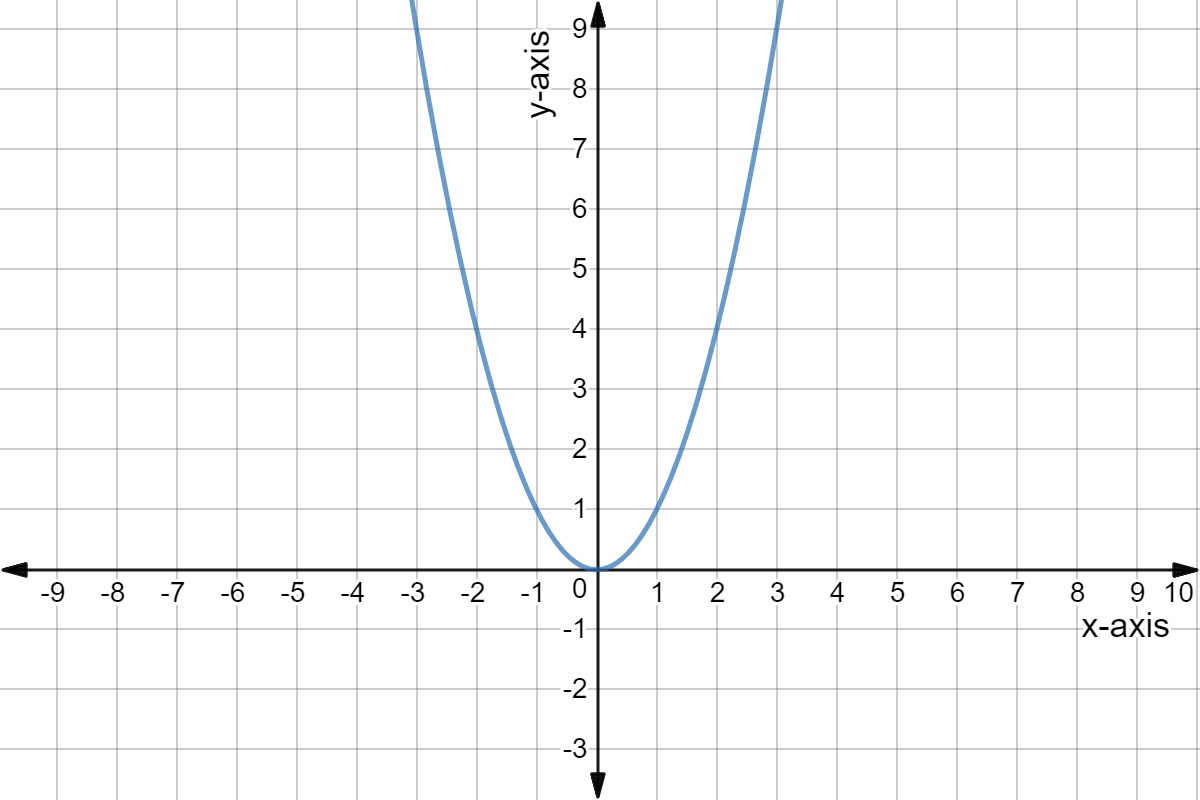
//> input picture Interium/templateImg/q11.jpg, 1200 x 800 px
$ ./first ../../../../Interium/templateImg/q11.jpg   (built with g++ and OpenCV 4)
//> lines starting //> are read from the running program, lines starting //| are printed output that depends on the picture
// first.cpp : This file contains the 'main' function. Program execution begins and ends there.
//

#include "pch.h"
#include <stdio.h>
#include <iostream>
#include <opencv\cv.h>
#include <opencv\highgui.h>
#include <opencv\cv.h>
#include "opencv2/imgproc.hpp"
#include <opencv\cxcore.h>
#include "opencv2/highgui/highgui.hpp"
#include "opencv2/imgproc/imgproc.hpp"
#include "opencv2/highgui.hpp"
#include "opencv2/imgcodecs.hpp"

using namespace cv;
using namespace std;

int main(int argc, char** argv)
{
	// Declare the output variables
	Mat dst, cdst, cdstP , graph;
	int y_cordinates[100];
	int x_cordinates[100];
	const char* default_file = "../data/sudoku.png";
	const char* filename = argc >= 2 ? argv[1] : default_file;

	// Loads an image
	Mat src = imread(filename, IMREAD_GRAYSCALE);
//> src: 800 rows x 1200 cols, CV_8UC1; min 0, max 255, mean 248.6

	// Check if image is loaded fine
	if (src.empty()) {
		printf(" Error opening image\n");
		printf(" Program Arguments: [image_name -- default %s] \n", default_file);
		return -1;
	}

	// Edge detection
	Canny(src, dst, 50, 200, 3);
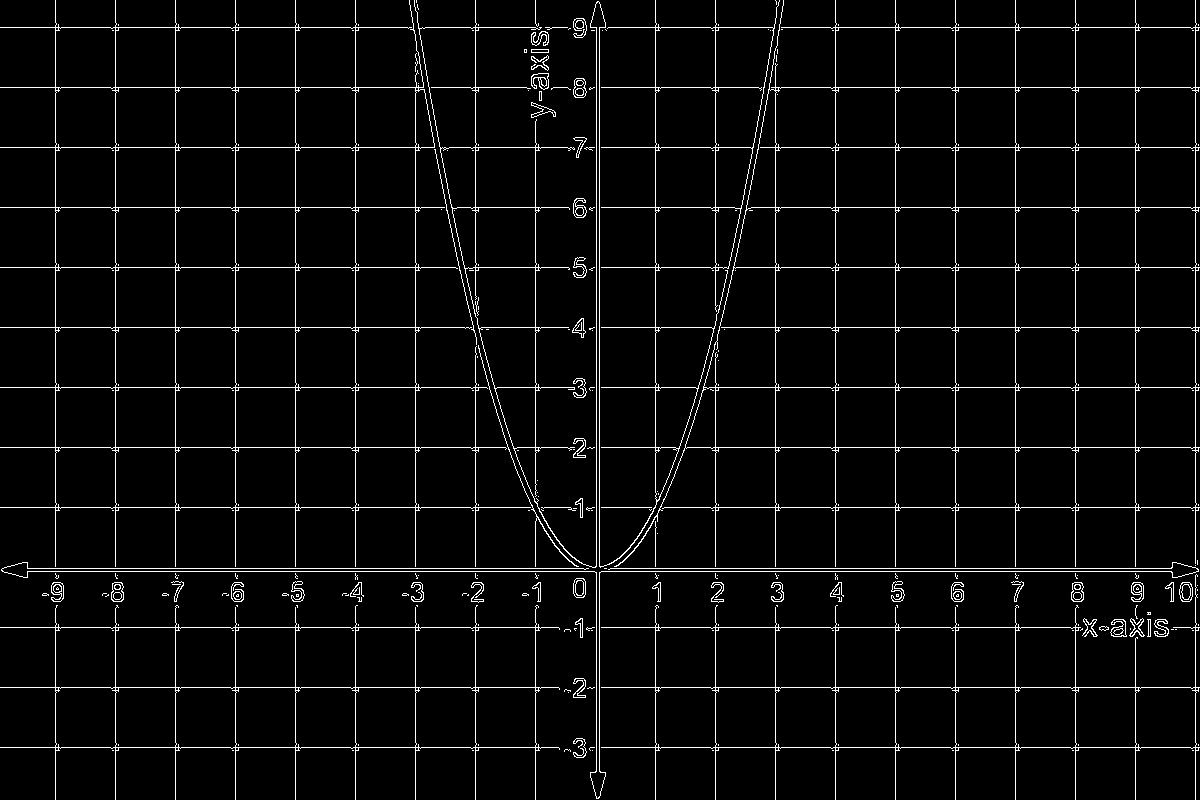
//> dst: 800 rows x 1200 cols, CV_8UC1; 4.2% white in thin lines or dots

	// Copy edges to the images that will display the results in BGR
	cvtColor(dst, cdst, COLOR_GRAY2BGR);
//> cdst: 800 rows x 1200 cols, CV_8UC3; 4.2% white in thin lines or dots
	cdstP = cdst.clone();
	graph = cdst.clone();

	// Standard Hough Line Transform
	vector<Vec2f> lines; // will hold the results of the detection
	HoughLines(dst, lines, 1, CV_PI / 180, 150, 0, 0); // runs the actual detection
//> lines = 49 lines (rho, theta), first 12: [571, 1.57], [387, 1.57], [687, 1.57], [747, 1.57], [147, 1.57], [327, 1.57], [447, 1.57], [507, 1.57], [207, 1.57], [267, 1.57], [27, 1.57], [568, 1.57]

	// Draw the lines
	for (size_t i = 0; i < lines.size(); i++)
	{
		float rho = lines[i][0], theta = lines[i][1];
		Point pt1, pt2;
		double a = cos(theta), b = sin(theta);
		double x0 = a * rho, y0 = b * rho;
		pt1.x = cvRound(x0 + 1000 * (-b));
		pt1.y = cvRound(y0 + 1000 * (a));
		pt2.x = cvRound(x0 - 1000 * (-b));
		pt2.y = cvRound(y0 - 1000 * (a));
		line(cdst, pt1, pt2, Scalar(0, 0, 255), 3, LINE_AA);
	}
//> this loop made 49 passes
//> (rho, theta, a, b, x0, y0) on passes 1 to 12: (571, 1.57, -4.37e-08, 1, -2.5e-05, 571), (387, 1.57, -4.37e-08, 1, -1.69e-05, 387), (687, 1.57, -4.37e-08, 1, -3e-05, 687), (747, 1.57, -4.37e-08, 1, -3.27e-05, 747), (147, 1.57, -4.37e-08, 1, -6.43e-06, 147), (327, 1.57, -4.37e-08, 1, -1.43e-05, 327), (447, 1.57, -4.37e-08, 1, -1.95e-05, 447), (507, 1.57, -4.37e-08, 1, -2.22e-05, 507), (207, 1.57, -4.37e-08, 1, -9.05e-06, 207), (267, 1.57, -4.37e-08, 1, -1.17e-05, 267), (27, 1.57, -4.37e-08, 1, -1.18e-06, 27), (568, 1.57, -4.37e-08, 1, -2.48e-05, 568)
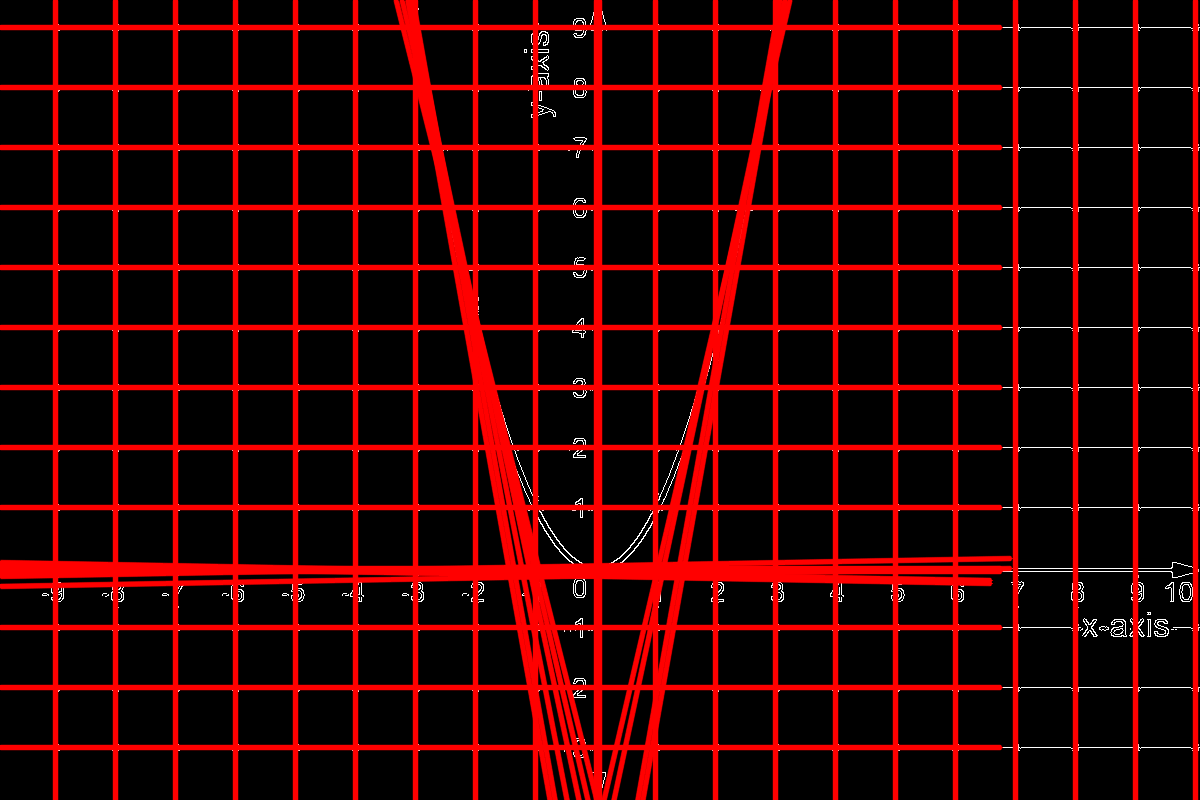
//> cdst: 800 rows x 1200 cols, CV_8UC3; mean B, G, R 1.7, 1.7, 52.7


	// Probabilistic Line Transform
	vector<Vec4i> linesP; // will hold the results of the detection
	HoughLinesP(dst, linesP, 1, CV_PI / 180, 50, 50, 10); // runs the actual detection
//> linesP = 89 lines (x1, y1, x2, y2), first 8: [0, 147, 1199, 147], [0, 27, 1199, 27], [578, 747, 1199, 747], [27, 571, 1171, 571], [0, 507, 1199, 507], [0, 267, 1199, 267], [0, 387, 1199, 387], [0, 447, 1199, 447]

	int y_cordinate = 0;
	int x_cordinate = 0;
	int start_x = 0;
	int start_y = 0;
	int end_x = 0;
	int end_y = 0;

	// Draw the lines
	for (size_t i = 0; i < linesP.size(); i++)
	{
		Vec4i l = linesP[i];
		line(cdstP, Point(l[0], l[1]), Point(l[2], l[3]), Scalar(0, 0, 255), 3, LINE_AA);
		int x1 = l[0];
		int y1 = l[1];
		int x2 = l[2];
		int y2 = l[3];

		cout << i << " is a horizontal line with" << x1 << ", " << y1 << " , " << x2 << " , " << y2 << endl;

		if ((y2 - y1) == 0) {
			y_cordinates[y_cordinate] = y1;
			y_cordinate = y_cordinate + 1;

			x_cordinates[x_cordinate] = x1;
			x_cordinate = x_cordinate + 1;
		}

		if ((x2-x1) != 0 && (y2 - y1) != 0)
		{
			start_x = x1;
			start_y = y1;
			end_x = x2;
			end_y = y2;
			line(graph, Point(x1, y1), Point(x2, y2), Scalar(0, 0, 255), 3, LINE_AA);
		}
	}
//> this loop made 89 passes
//> (x1, y1, x2, y2, start_x, start_y, end_x, end_y) on passes 36, 37, 38, 39, 42, 43, 45, 46, 48, 50, 51, 53: (414, 0, 450, 203, 414, 0, 450, 203), (745, 184, 760, 109, 745, 184, 760, 109), (452, 211, 486, 359, 452, 211, 486, 359), (413, 29, 433, 137, 413, 29, 433, 137), (431, 131, 473, 330, 431, 131, 473, 330), (731, 252, 746, 183, 731, 252, 746, 183), (756, 158, 783, 5, 756, 158, 783, 5), (544, 89, 545, 31, 544, 89, 545, 31), (1057, 627, 1150, 630, 1057, 627, 1150, 630), (698, 388, 733, 247, 698, 388, 733, 247), (474, 450, 476, 383, 474, 450, 476, 383), (713, 352, 745, 214, 713, 352, 745, 214)
//| 0 is a horizontal line with0, 147 , 1199 , 147
//| 1 is a horizontal line with0, 27 , 1199 , 27
//| 2 is a horizontal line with578, 747 , 1199 , 747
//| 3 is a horizontal line with27, 571 , 1171 , 571
//| 4 is a horizontal line with0, 507 , 1199 , 507
//| 5 is a horizontal line with0, 267 , 1199 , 267
//| 6 is a horizontal line with0, 387 , 1199 , 387
//| 7 is a horizontal line with0, 447 , 1199 , 447
//> (output is shown up to pass 8 of 89)
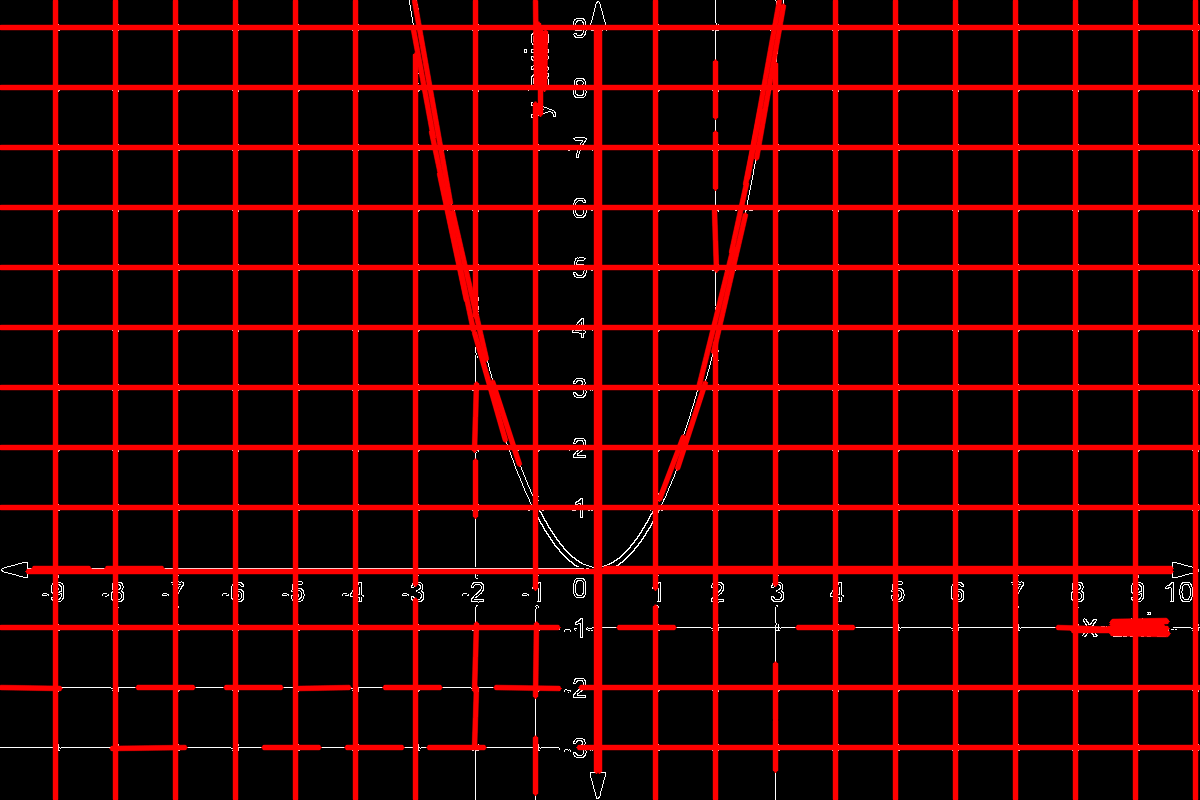
//> cdstP: 800 rows x 1200 cols, CV_8UC3; mean B, G, R 1.5, 1.5, 46.2
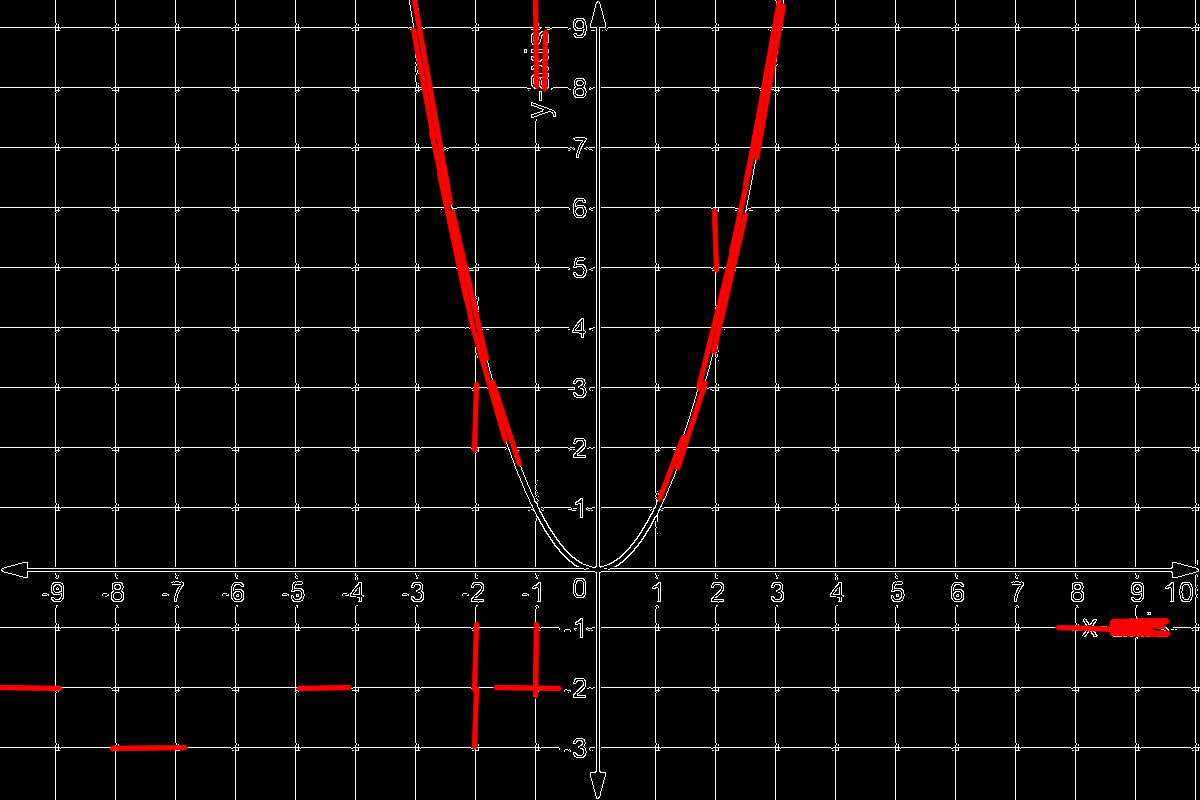
//> graph: 800 rows x 1200 cols, CV_8UC3; mean B, G, R 9.9, 9.9, 13.8

	for (int i = 0; i < 100; i++) {
		cout << y_cordinates[i] << endl;
		int slpoe = (end_y - start_y) / (end_x - end_y);
		int slpoe2 = (end_y - y_cordinates[i]) / (end_x - x_cordinates[i]);
		if (slpoe = slpoe2) {
			cout << x_cordinates[i] << " " << y_cordinates[i] << endl;
			cout << start_x << " " << start_y << endl;
		}
	}
//> this loop made 100 passes
//| 147
//| 0 147
//| 298 688
//| 27
//| 0 27
//| 298 688
//| 747
//| 571
//| 507
//| 267
//> (the first 10 of 14 printed lines)
//> (output is shown up to pass 8 of 100)

	// Show results
	imshow("Source", src);
	imshow("Detected Lines (in red) - Standard Hough Line Transform", cdst);
	imshow("Detected Lines (in red) - Probabilistic Line Transform", cdstP);
	imshow("Detected Graph (in red) - Probabilistic Line Transform", graph);
	// Wait and Exit
	waitKey();
	return 0;
}

$ run again, on Interium/templateImg/q1.PNG
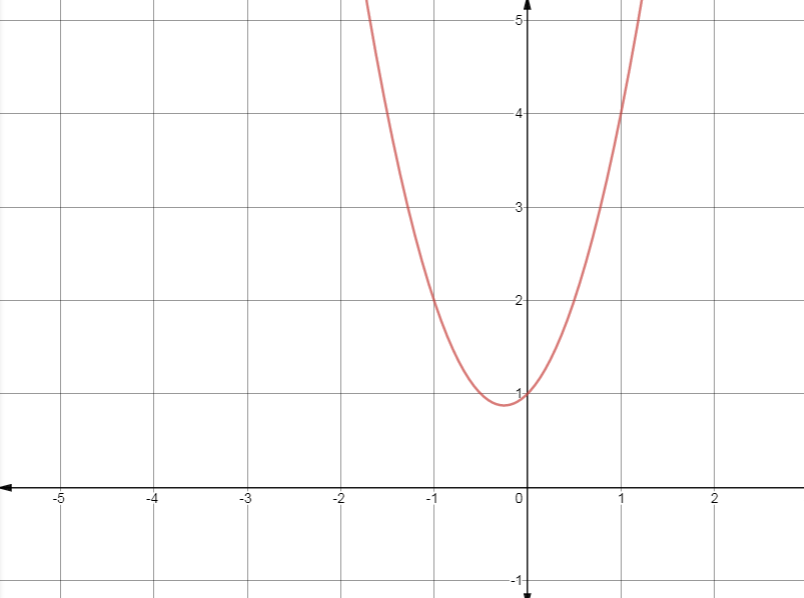
//> input picture Interium/templateImg/q1.PNG, 804 x 598 px
//> `Canny(src, dst, 50, 200, 3);`:
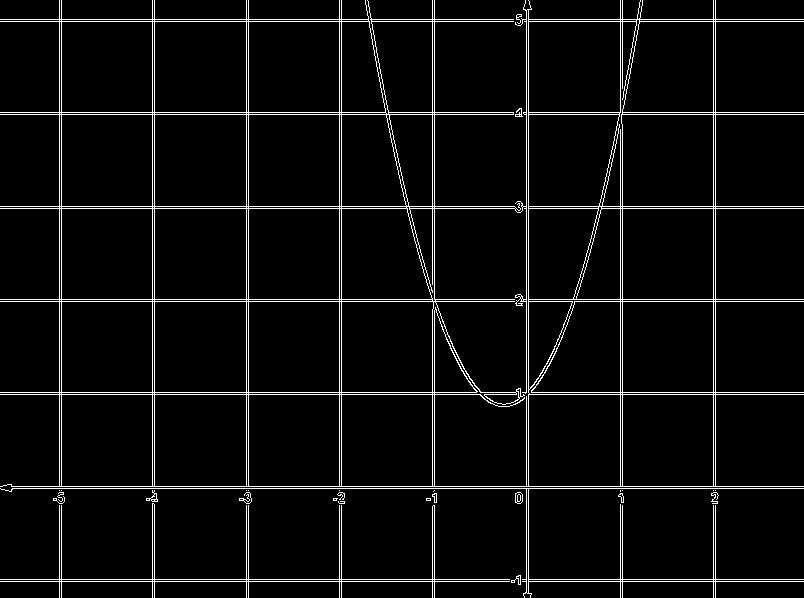
//> dst: 598 rows x 804 cols, CV_8UC1; 4.7% white in thin lines or dots
//> lines = 34 lines (rho, theta), first 12: [114, 1.57], [19, 1.57], [301, 1.57], [206, 1.57], [299, 1.57], [486, 1.57], [581, 1.57], [112, 1.57], [208, 1.57], [392, 1.57], [579, 1.57], [394, 1.57]
//> the loop `for (size_t i = 0; i < lines.size(); i++)` made 34 passes
//> (rho, theta, a, b, x0, y0) on passes 1 to 8: (114, 1.57, -4.37e-08, 1, -4.98e-06, 114), (19, 1.57, -4.37e-08, 1, -8.31e-07, 19), (301, 1.57, -4.37e-08, 1, -1.32e-05, 301), (206, 1.57, -4.37e-08, 1, -9e-06, 206), (299, 1.57, -4.37e-08, 1, -1.31e-05, 299), (486, 1.57, -4.37e-08, 1, -2.12e-05, 486), (581, 1.57, -4.37e-08, 1, -2.54e-05, 581), (112, 1.57, -4.37e-08, 1, -4.9e-06, 112)
//> linesP = 39 lines (x1, y1, x2, y2), first 8: [0, 21, 803, 21], [0, 19, 803, 19], [0, 581, 803, 581], [0, 206, 803, 206], [0, 392, 803, 392], [0, 112, 803, 112], [0, 486, 803, 486], [12, 488, 803, 488]
//> the loop `for (size_t i = 0; i < linesP.size(); i++)` made 39 passes
//> (x1, y1, x2, y2, start_x, start_y, end_x, end_y) on passes 31 to 38: (389, 118, 419, 248, 389, 118, 419, 248), (365, 2, 400, 183, 365, 2, 400, 183), (587, 252, 620, 109, 587, 252, 620, 109), (623, 97, 640, 0, 623, 97, 640, 0), (590, 252, 621, 118, 590, 252, 621, 118), (367, 0, 393, 135, 367, 0, 393, 135), (594, 226, 615, 135, 594, 226, 615, 135), (623, 108, 642, 0, 623, 108, 642, 0)
//> (printed output is left out)
//> after the loop `for (size_t i = 0; i < linesP.size(); i++)`:
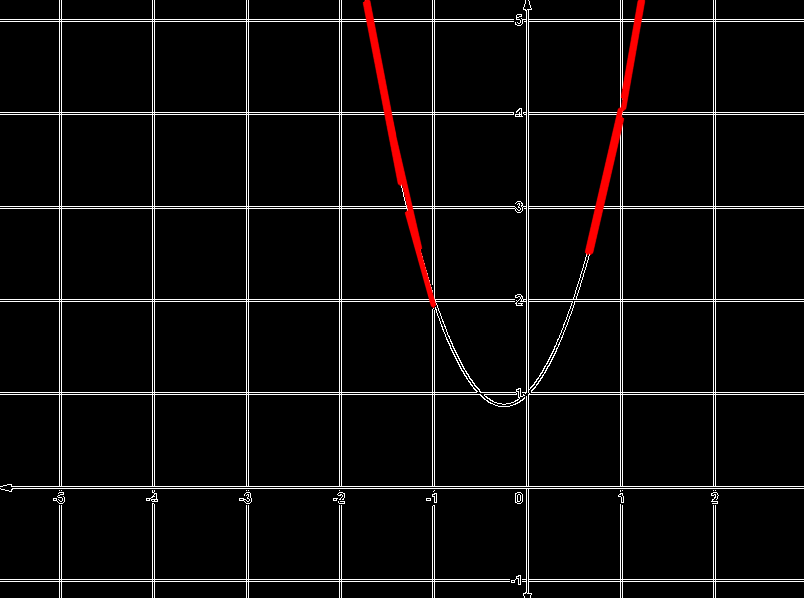
//> graph: 598 rows x 804 cols, CV_8UC3; mean B, G, R 11.3, 11.3, 13.6
//> after the loop `for (size_t i = 0; i < linesP.size(); i++)`: y_cordinate = 14
//> the loop `for (int i = 0; i < 100; i++)` made 100 passes
//| 21
//| 19
//| 581
//| 206
//| 392
//> (output is shown up to pass 5 of 100)

$ run again, on Interium/templateImg/q10.png
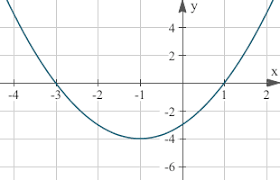
//> input picture Interium/templateImg/q10.png, 280 x 180 px
//> dst: 180 rows x 280 cols, CV_8UC1; 11.5% white in thin lines or dots
//> lines = 20 lines (rho, theta), first 12: [28, 1.57], [26, 1.57], [54, 1.57], [56, 1.57], [82, 1.57], [84, 1.57], [112, 1.57], [165, 1.57], [110, 1.57], [167, 1.57], [140, 1.57], [138, 1.57]
//> the loop `for (size_t i = 0; i < lines.size(); i++)` made 20 passes
//> (rho, theta, a, b, x0, y0) on passes 1 to 8: (28, 1.57, -4.37e-08, 1, -1.22e-06, 28), (26, 1.57, -4.37e-08, 1, -1.14e-06, 26), (54, 1.57, -4.37e-08, 1, -2.36e-06, 54), (56, 1.57, -4.37e-08, 1, -2.45e-06, 56), (82, 1.57, -4.37e-08, 1, -3.58e-06, 82), (84, 1.57, -4.37e-08, 1, -3.67e-06, 84), (112, 1.57, -4.37e-08, 1, -4.9e-06, 112), (165, 1.57, -4.37e-08, 1, -7.21e-06, 165)
//> after the loop `for (size_t i = 0; i < lines.size(); i++)`:
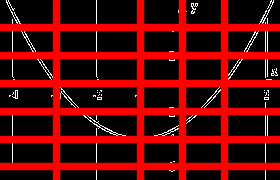
//> cdst: 180 rows x 280 cols, CV_8UC3; mean B, G, R 5.6, 5.6, 89.1
//> linesP = 28 lines (x1, y1, x2, y2), first 8: [0, 54, 279, 54], [0, 84, 276, 84], [0, 56, 279, 56], [0, 26, 279, 26], [0, 112, 279, 112], [0, 82, 266, 82], [0, 28, 279, 28], [15, 167, 265, 167]
//> the loop `for (size_t i = 0; i < linesP.size(); i++)` made 28 passes
//> (x1, y1, x2, y2, start_x, start_y, end_x, end_y) on passes 27 to 28: (122, 137, 173, 136, 122, 137, 173, 136), (6, 1, 59, 89, 6, 1, 59, 89)
//> (printed output is left out)
//> after the loop `for (size_t i = 0; i < linesP.size(); i++)`:
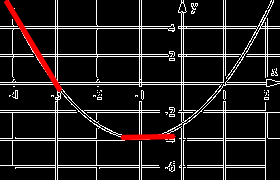
//> graph: 180 rows x 280 cols, CV_8UC3; mean B, G, R 27.8, 27.8, 32.1
//> after the loop `for (size_t i = 0; i < linesP.size(); i++)`: y_cordinate = 14
//> the loop `for (int i = 0; i < 100; i++)` made 100 passes
//> slpoe2 on passes 1 to 8: 0, 0, 0, 1, 0, 0, 1, -1
//> (printed output is left out)
